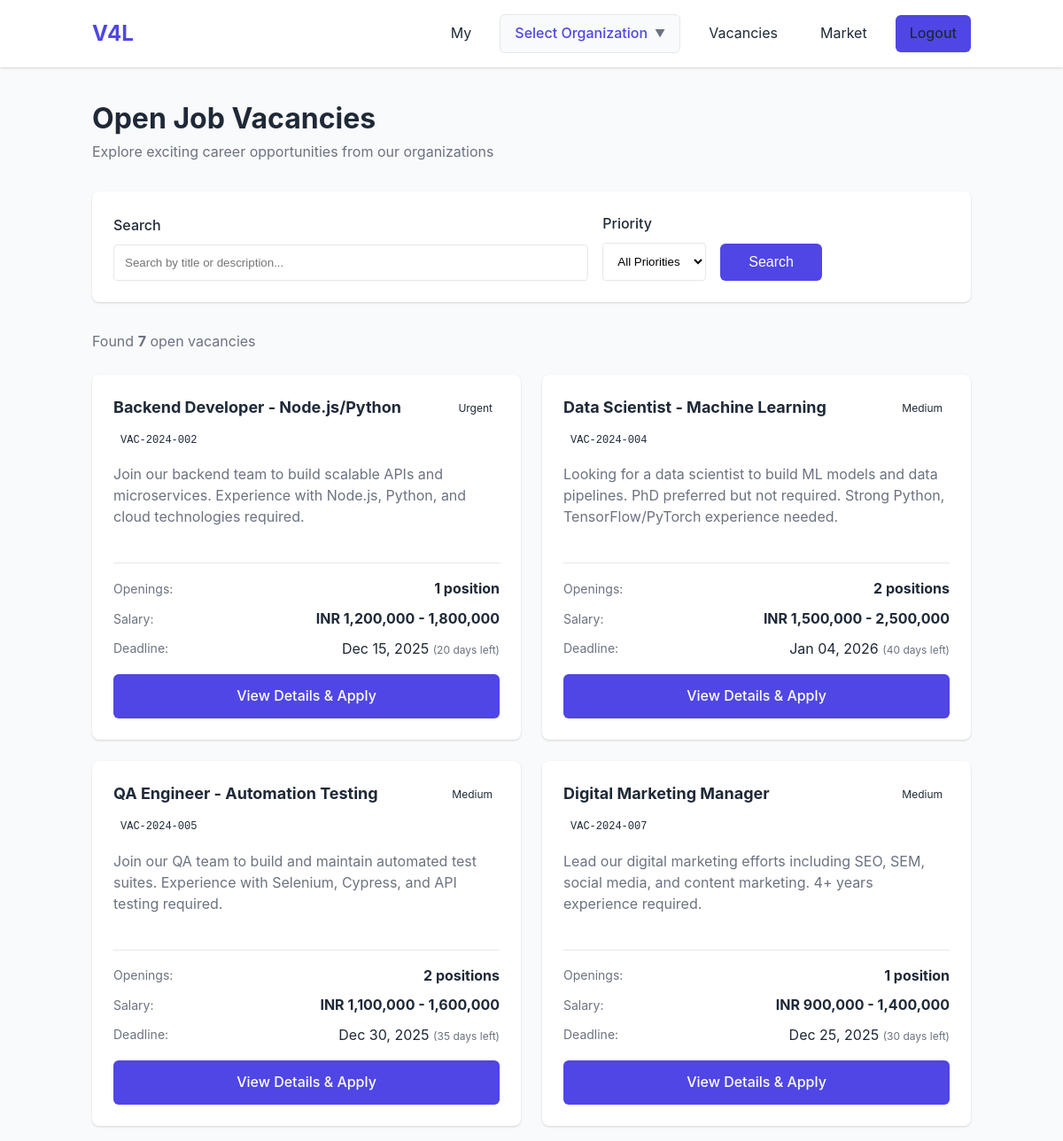
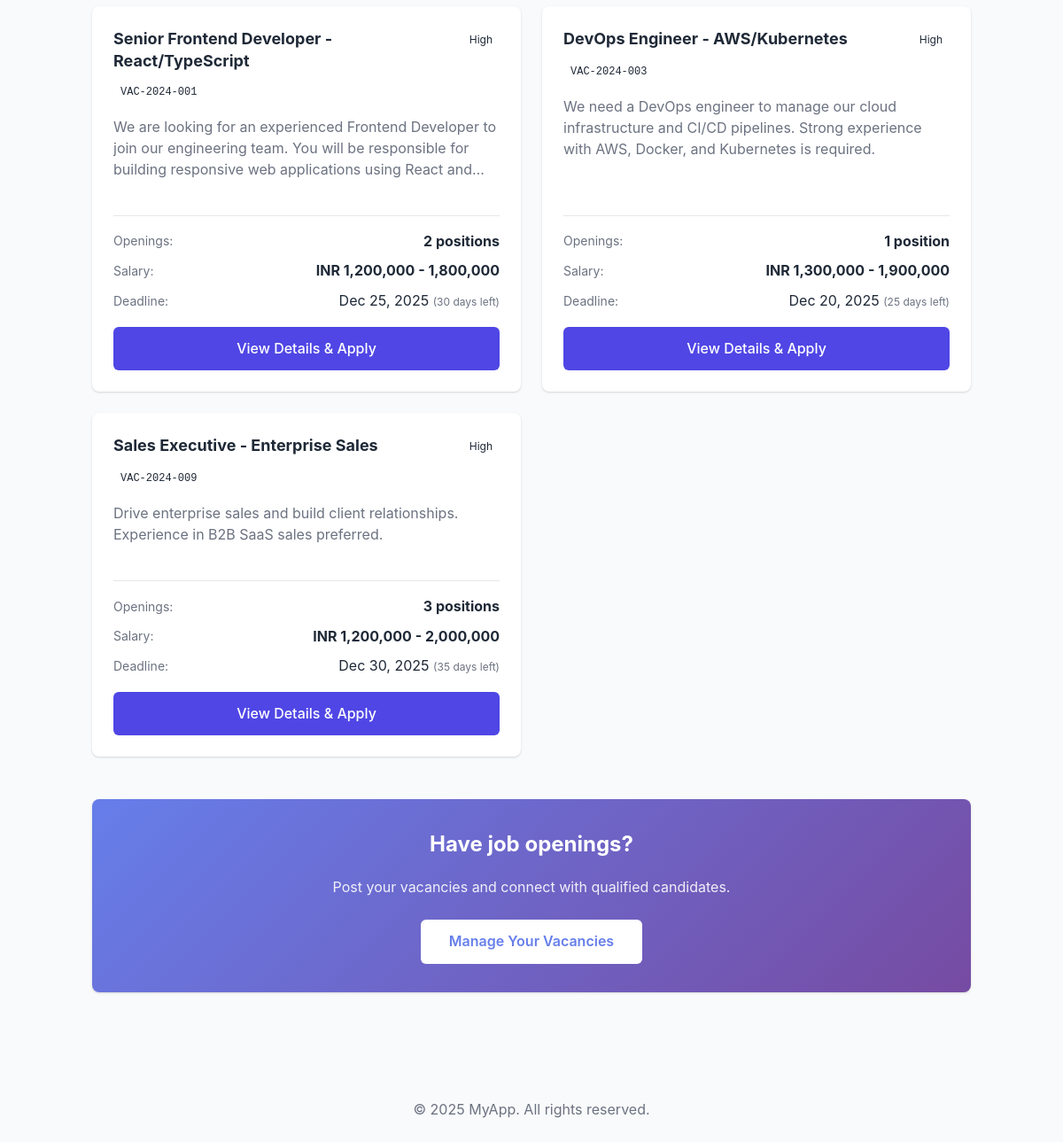
The page /public/vacancies/index.php (signed in) on the database its author committed (2 pictures, top to bottom).
### tables this page shows
CREATE TABLE organization_vacancies (
    id TEXT PRIMARY KEY,
    title TEXT NOT NULL,                              -- Vacancy title
    code TEXT UNIQUE,                                 -- Unique code (e.g., "VAC-2024-001")
    description TEXT,                                 -- Job description

    -- Foreign keys
    organization_id TEXT NOT NULL,                    -- Required: Organization posting vacancy
    organization_position_id TEXT NOT NULL,           -- Required: Position to fill
    organization_workstation_id TEXT,                 -- Optional: Specific workstation
    reports_to_user_id TEXT,                          -- Optional: Reporting manager

    -- Vacancy details
    vacancy_type TEXT DEFAULT 'new' CHECK(vacancy_type IN ('new', 'replacement', 'expansion')),
    priority TEXT DEFAULT 'medium' CHECK(priority IN ('low', 'medium', 'high', 'urgent')),
    openings_count INTEGER DEFAULT 1,                 -- Number of positions to fill

    -- Timeline
    posted_date TEXT,                                 -- When vacancy was posted
    application_deadline TEXT,                        -- Last date to apply
    target_start_date TEXT,                           -- Expected joining date
    target_end_date TEXT,                             -- For contract positions

    -- Salary and benefits
    salary_offered_min REAL,                          -- Minimum salary offered
    salary_offered_max REAL,                          -- Maximum salary offered
    salary_currency TEXT DEFAULT 'INR',               -- Currency code
    benefits TEXT,                                    -- Benefits description

    -- Application details
    application_method TEXT DEFAULT 'both' CHECK(application_method IN ('internal', 'external', 'both')),
    application_url TEXT,                             -- External application URL
    contact_person TEXT,                              -- Contact person name
    contact_email TEXT,                               -- Contact email
    contact_phone TEXT,                               -- Contact phone

    -- Status tracking
    status TEXT DEFAULT 'draft' CHECK(status IN ('draft', 'open', 'on_hold', 'filled', 'cancelled')),
    is_published INTEGER DEFAULT 0,                   -- Whether publicly visible
    published_at TEXT,                                -- When published
    filled_at TEXT,                                   -- When filled
    filled_by_user_id TEXT,                           -- User who filled the position

    -- Metadata
    views_count INTEGER DEFAULT 0,                    -- Number of views
    applications_count INTEGER DEFAULT 0,             -- Number of applications
    is_active INTEGER DEFAULT 1,
    sort_order INTEGER DEFAULT 0,

    -- Default audit fields
    created_by TEXT NOT NULL,
    created_at TEXT NOT NULL,
    updated_by TEXT,
    updated_at TEXT,
    deleted_by TEXT,
    deleted_at TEXT,

    FOREIGN KEY (organization_id) REFERENCES organizations(id),
    FOREIGN KEY (organization_position_id) REFERENCES organization_positions(id),
    FOREIGN KEY (organization_workstation_id) REFERENCES organization_workstations(id),
    FOREIGN KEY (reports_to_user_id) REFERENCES users(id),
    FOREIGN KEY (filled_by_user_id) REFERENCES users(id),
    FOREIGN KEY (created_by) REFERENCES users(id),
    FOREIGN KEY (updated_by) REFERENCES users(id),
    FOREIGN KEY (deleted_by) REFERENCES users(id)
);

### public/vacancies/index.php (the view, shortened to what the rows shown need)
<?php
require_once __DIR__ . '/../../src/includes/autoload.php';
$auth = new Auth();
$user = $auth->getCurrentUser(false);
$vacancyRepo = new OrganizationVacancyRepository();
$filters = [];
$vacanciesData = $vacancyRepo->findAllPublic(100, 0, $filters);
include __DIR__ . '/../../views/header.php';
?>
<div class="py-4">
    <div style="margin-bottom: 2rem;">
        <h1>Open Job Vacancies</h1>
    </div>
    <?php if (empty($vacanciesData)): ?>
        <div class="card" style="text-align: center; padding: 3rem 1rem;">
            <div style="font-size: 3rem; margin-bottom: 1rem;">💼</div>
            <p class="text-muted" style="font-size: 1.2rem; margin-bottom: 1rem;">No Open Vacancies</p>
            <p class="text-muted" style="margin-bottom: 2rem;">
                <?php if (!empty($_GET['search'])): ?>
                    Try adjusting your search terms or <a href="/vacancies">view all vacancies</a>.
                <?php else: ?>
                    Check back later for new opportunities.
                <?php endif; ?>
            </p>
        </div>
    <?php else: ?>
        <div style="display: grid; grid-template-columns: repeat(auto-fill, minmax(350px, 1fr)); gap: 1.5rem;">
            <?php foreach ($vacanciesData as $vacData): ?>
                <?php
                $vacancy = new OrganizationVacancy($vacData);
                $daysUntil = $vacancy->getDaysUntilDeadline();
                ?>
                <div class="card" style="display: flex; flex-direction: column; height: 100%; transition: transform 0.2s, box-shadow 0.2s; cursor: pointer;" onclick="window.location.href='/vacancies/view?id=<?php echo $vacData['id']; ?>'">
                    <div style="margin-bottom: 1rem;">
                        <div style="display: flex; justify-content: space-between; align-items: start; margin-bottom: 0.5rem;">
                            <h3 style="margin: 0; font-size: 1.125rem; line-height: 1.4;">
                                <?php echo htmlspecialchars($vacData['title']); ?>
                            </h3>
                            <span style="padding: 0.25rem 0.5rem; border-radius: 4px; font-size: 0.75rem; white-space: nowrap; margin-left: 0.5rem; <?php echo $vacancy->getPriorityBadgeClass(); ?>">
                                <?php echo ucfirst($vacData['priority']); ?>
                            </span>
                        </div>
                        <?php if (!empty($vacData['code'])): ?>
                            <code style="background: var(--bg-light); padding: 0.125rem 0.5rem; border-radius: 4px; font-size: 0.75rem;">
                                <?php echo htmlspecialchars($vacData['code']); ?>
                            </code>
                        <?php endif; ?>
                    </div>
                    <div style="margin-bottom: 1rem; flex-grow: 1;">
                        <p class="text-muted" style="line-height: 1.5; display: -webkit-box; -webkit-line-clamp: 3; -webkit-box-orient: vertical; overflow: hidden;">
                            <?php echo htmlspecialchars(substr($vacData['description'], 0, 200)); ?>
                        </p>
                    </div>
                    <div style="border-top: 1px solid var(--border-color); padding-top: 1rem; margin-top: auto;">
                        <div style="display: flex; justify-content: space-between; align-items: center; margin-bottom: 0.5rem;">
                            <span class="text-muted" style="font-size: 0.875rem;">Openings:</span>
                            <strong><?php echo $vacData['openings_count']; ?> <?php echo $vacData['openings_count'] === 1 ? 'position' : 'positions'; ?></strong>
                        </div>
                        <?php if (!empty($vacData['salary_offered_min']) || !empty($vacData['salary_offered_max'])): ?>
                            <div style="display: flex; justify-content: space-between; align-items: center; margin-bottom: 0.5rem;">
                                <span class="text-muted" style="font-size: 0.875rem;">Salary:</span>
                                <strong><?php echo $vacancy->getSalaryRangeFormatted(); ?></strong>
                            </div>
                        <?php endif; ?>
                        <?php if ($vacData['application_deadline']): ?>
                            <div style="display: flex; justify-content: space-between; align-items: center; margin-bottom: 0.5rem;">
                                <span class="text-muted" style="font-size: 0.875rem;">Deadline:</span>
                                <span style="<?php echo ($daysUntil !== null && $daysUntil < 7) ? 'color: #dc2626; font-weight: 600;' : ''; ?>">
                                    <?php echo date('M d, Y', strtotime($vacData['application_deadline'])); ?>
                                    <?php if ($daysUntil !== null && $daysUntil >= 0): ?>
                                        <span class="text-muted" style="font-size: 0.75rem;">
                                            (<?php echo $daysUntil === 0 ? 'Today!' : $daysUntil . ' days left'; ?>)
                                        </span>
                                    <?php endif; ?>
                                </span>
                            </div>
                        <?php endif; ?>
                        <a href="/vacancies/view?id=<?php echo $vacData['id']; ?>" class="btn btn-primary" style="width: 100%; margin-top: 1rem; text-align: center; display: block;" onclick="event.stopPropagation();">
                            View Details & Apply
                        </a>
                    </div>
                </div>
            <?php endforeach; ?>
        </div>
    <?php endif; ?>
    <?php if ($user): ?>
        <div class="card" style="margin-top: 3rem; background: linear-gradient(135deg, #667eea 0%, #764ba2 100%); color: white; text-align: center; padding: 2rem;">
            <h2 style="color: white; margin-bottom: 1rem;">Have job openings?</h2>
        </div>
    <?php endif; ?>
</div>
<?php include __DIR__ . '/../../views/footer.php'; ?>

### rows shown on the page
organization_vacancies: title "Backend Developer - Node.js/Python", priority "Urgent", code "VAC-2024-002", description "Join our backend team to build scalable APIs and microservices. Experience with Node.js, Python, and cloud technologies required.", openings_count "1", shows "position", $vacancy->getSalaryRangeFormatted() "INR 1,200,000 - 1,800,000", application_deadline "Dec 15, 2025", application_deadline "20"
organization_vacancies: title "Data Scientist - Machine Learning", priority "Medium", code "VAC-2024-004", description "Looking for a data scientist to build ML models and data pipelines. PhD preferred but not required. Strong Python, TensorFlow/PyTorch experience needed.", openings_count "2", shows "positions", $vacancy->getSalaryRangeFormatted() "INR 1,500,000 - 2,500,000", application_deadline "Jan 04, 2026", application_deadline "40"
organization_vacancies: title "QA Engineer - Automation Testing", priority "Medium", code "VAC-2024-005", description "Join our QA team to build and maintain automated test suites. Experience with Selenium, Cypress, and API testing required.", openings_count "2", shows "positions", $vacancy->getSalaryRangeFormatted() "INR 1,100,000 - 1,600,000", application_deadline "Dec 30, 2025", application_deadline "35"
organization_vacancies: title "Digital Marketing Manager", priority "Medium", code "VAC-2024-007", description "Lead our digital marketing efforts including SEO, SEM, social media, and content marketing. 4+ years experience required.", openings_count "1", shows "position", $vacancy->getSalaryRangeFormatted() "INR 900,000 - 1,400,000", application_deadline "Dec 25, 2025", application_deadline "30"
organization_vacancies: title "Senior Frontend Developer - React/TypeScript", priority "High", code "VAC-2024-001", description "We are looking for an experienced Frontend Developer to join our engineering team. You will be responsible for building responsive web applications using React…", openings_count "2", shows "positions", $vacancy->getSalaryRangeFormatted() "INR 1,200,000 - 1,800,000", application_deadline "Dec 25, 2025", application_deadline "30"
organization_vacancies: title "DevOps Engineer - AWS/Kubernetes", priority "High", code "VAC-2024-003", description "We need a DevOps engineer to manage our cloud infrastructure and CI/CD pipelines. Strong experience with AWS, Docker, and Kubernetes is required.", openings_count "1", shows "position", $vacancy->getSalaryRangeFormatted() "INR 1,300,000 - 1,900,000", application_deadline "Dec 20, 2025", application_deadline "25"
organization_vacancies: title "Sales Executive - Enterprise Sales", priority "High", code "VAC-2024-009", description "Drive enterprise sales and build client relationships. Experience in B2B SaaS sales preferred.", openings_count "3", shows "positions", $vacancy->getSalaryRangeFormatted() "INR 1,200,000 - 2,000,000", application_deadline "Dec 30, 2025", application_deadline "35"

### other values the page prints
$totalCount "7"
